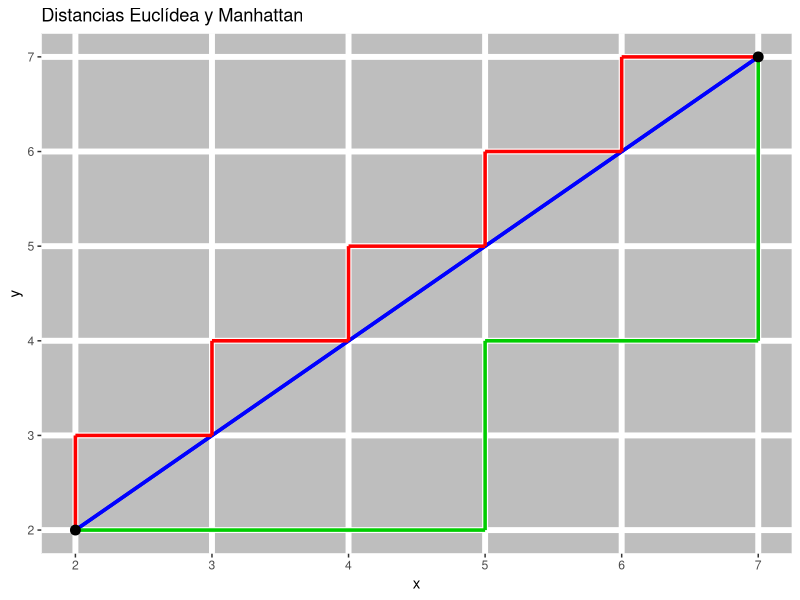

Write R code to recreate this figure.
library(ggplot2)
# observacion_a <- c(4, 4.5, 4, 7.5, 7, 6, 5, 5.5, 5, 6)
# observacion_b <- c(4, 4.5, 4, 7.5, 7, 6, 5, 5.5, 5, 6) + 4
# datos <- data.frame(observacion = rep(c("a", "b"), each = 10),
#                     valor = c(observacion_a, observacion_b),
#                     predictor = 1:10)
# ggplot(data = datos, aes(x = as.factor(predictor), y = valor,
#                          colour = observacion)) +
#   geom_path(aes(group = observacion)) +
#   geom_point() +
#   geom_line(aes(group = predictor), colour = "firebrick", linetype = "dashed") +
#   labs(x = "predictor", caption="La distancia euclídea entre las dos observaciones equivale a la raíz cuadrada de la suma de las longitudes de los segmentos rojos que unen cada par de puntos") +
#   theme_bw() +
#   theme(legend.position = "none")


datos <- data.frame(observacion = c("a", "b"), x = c(2,7), y = c(2,7))
manhattan <- data.frame(
  x = rep(2:6, each = 2),
  y = rep(2:6, each = 2) + rep(c(0,1), 5),
  xend = rep(2:6, each = 2) + rep(c(0,1), 5),
  yend = rep(3:7, each = 2))

manhattan_2 <- data.frame(
  x = c(2, 5, 5, 7),
  y = c(2, 2, 4, 4),
  xend = c(5, 5, 7, 7),
  yend = c(2, 4, 4, 7))

distancias <- ggplot(data = datos, aes(x = x, y = y)) +
  geom_segment(aes(x = 2, y = 2, xend = 7, yend = 7), color = "blue", size = 1.2) +
  geom_segment(data = manhattan, aes(x = x, y = y, xend = xend, yend = yend),
               color = "red", size = 1.2) +
  geom_segment(data = manhattan_2, aes(x = x, y = y, xend = xend, yend = yend),
               color = "green3", size = 1.2) +
  geom_point(size = 3) +
  labs(title="Distancias Euclídea y Manhattan") +
  theme(panel.grid.minor = element_blank(),
        panel.grid.major = element_line(size = 2),
        panel.background = element_rect(fill = "gray",
                                        colour = "white",
                                        size = 0.5, linetype = "solid"))
  
print(distancias)
